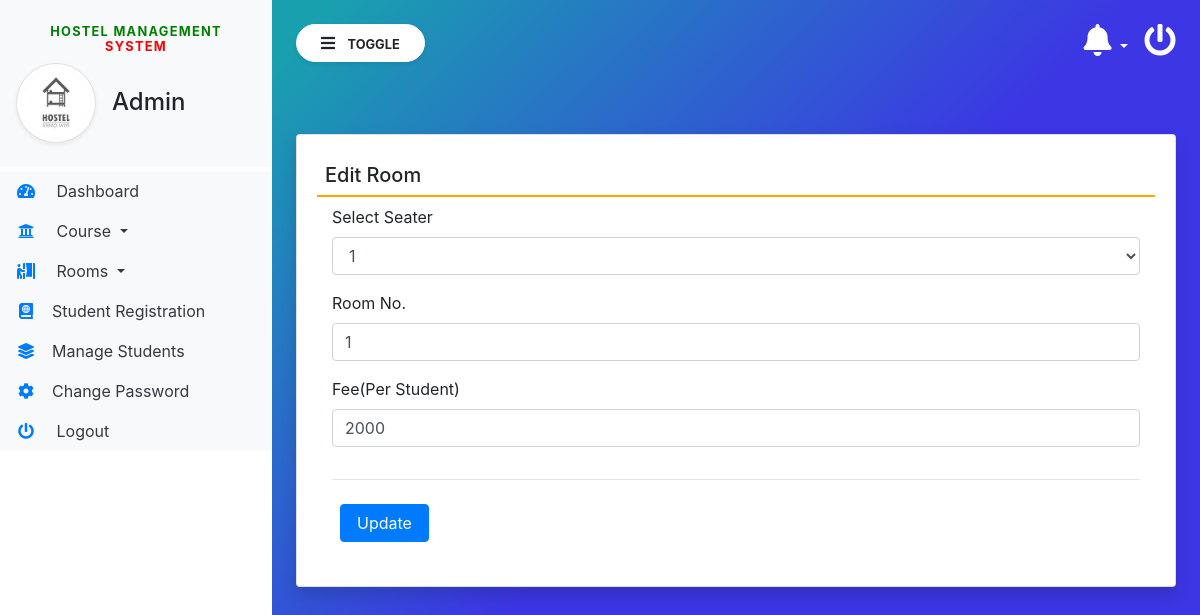
Screenshot of /edit_Room/16 (signed in) with the database file from the repository.
### hostel/models.py (models this page shows, shortened)
class Rooms(models.Model):
    seater = models.CharField(max_length=100, null=True)
    room_no = models.CharField(max_length=100, null=True)
    fees = models.CharField(max_length=255, null=True)
    posting_date = models.DateTimeField(auto_now_add=True)

### hostel/views.py (the view, shortened to what this page needs)
# urls.py: path('edit_Room/<int:pid>', edit_Room, name='edit_Room'),
def edit_Room(request, pid):
    if not request.user.is_authenticated:
        return redirect('admin_login')
    error = ""
    room = Rooms.objects.get(id=pid)
    return render(request, 'edit_Room.html', locals())

### hostel/templates/edit_Room.html (shortened to what this page needs)
{% extends 'admin_base.html' %}
{% block main  %}
<div class="card shadow mt-5">
    <div class="card-body">
        <h5 class="p-2" style="border-bottom: 2px solid orange;">Edit Room</h5>
        <div class="container-fluid">
            <form method="POST">
                <div class="form-row">
                    <div class="col-sm-12">
                        <div class="form-group">
                            <label>Select Seater</label>
                           <Select name="seater" class="form-control" required>
                                <option value="{{room.seater}}">{{room.seater}}</option>
                           </Select>
                        </div>
                    </div>
                    <div class="col-sm-12">
                        <div class="form-group">
                            <label>Room No.</label>
                            <input type="text" name="room_no" class="form-control" value="{{room.room_no}}" required>
                        </div>
                    </div>
                    <div class="col-sm-12">
                        <div class="form-group">
                            <label>Fee(Per Student)</label>
                            <input type="text" name="fees" class="form-control" value="{{room.fees}}" required>
                        </div>
                    </div>
                </div>
                <hr>
                <input type="submit" value="Update" class="m-2 px-3 btn btn-primary">
            </form>
        </div>
    </div>
</div>
{% endblock %}

### hostel/static/css/sidebar.css (style rules this page uses)
body { background-image : linear-gradient(135.9deg,rgb(25, 160, 175) 16.4%,rgb(60, 54, 228) 56.1%); min-height:100vh; }

### rows the page displays
Rooms: seater "1", room_no "1", fees "2000"
